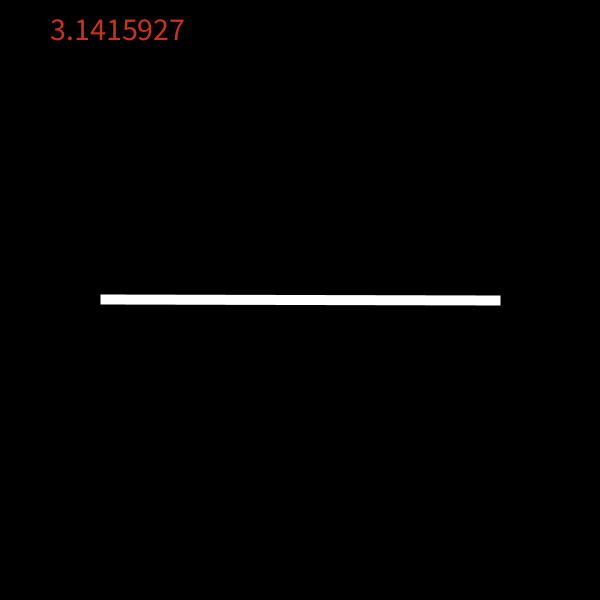
Frame 1 (no input)
Frame 60 (the mouse pressed at the canvas centre just before this capture): identical to frame 1, image omitted
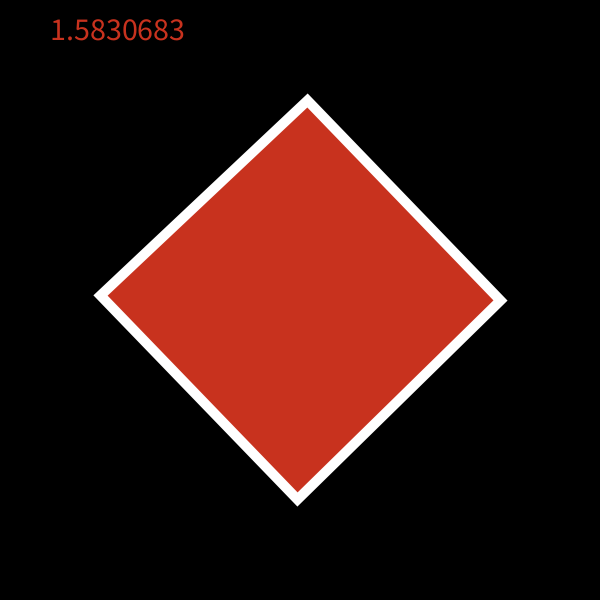
Frame 120 (the mouse held since frame 60 and released just before this capture)

The Processing sketch that drew these frames (run headless with seeded random() and noise(); from frame 60 on, the mouse is pressed at the canvas centre):

// Processing sketch: polygonSidesByMouseLocation
// ── polygonSidesByMouseLocation.pde
void setup() {
  size(600,600);
  
}

void draw() {
  background(color(0));
  stroke(color(255));
  
  float r = 200;
  float step = map(mouseX, 0,width, PI, PI/128);
  fill(color(200,50,30));
  textSize(32);
  text(str(step), 50,40);
  
  stroke(color(255));
  strokeWeight(10);
  beginShape();
  for(float theta = 0; theta <= PI*2; theta += step) {
    vertex(300+r*cos(theta),300+r*sin(theta));
  }
  endShape(CLOSE);
}
